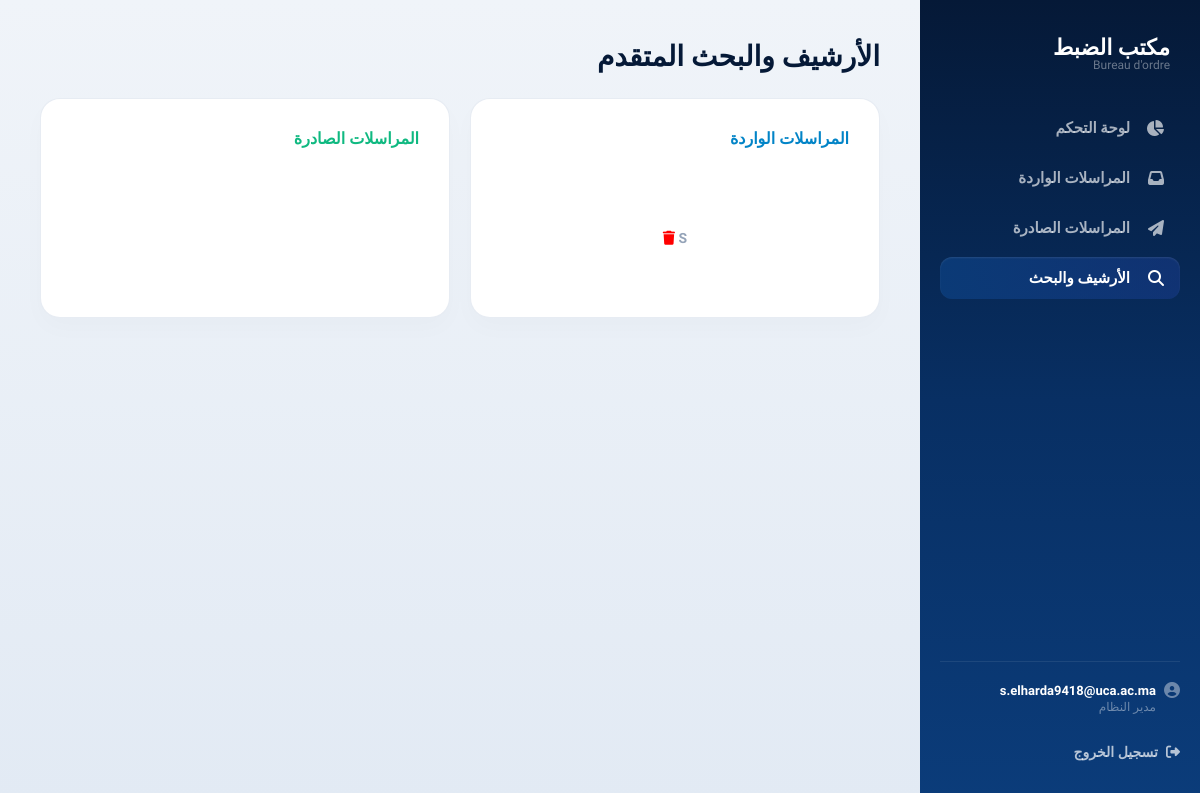
/archive, run on an earlier commit of the app's database.
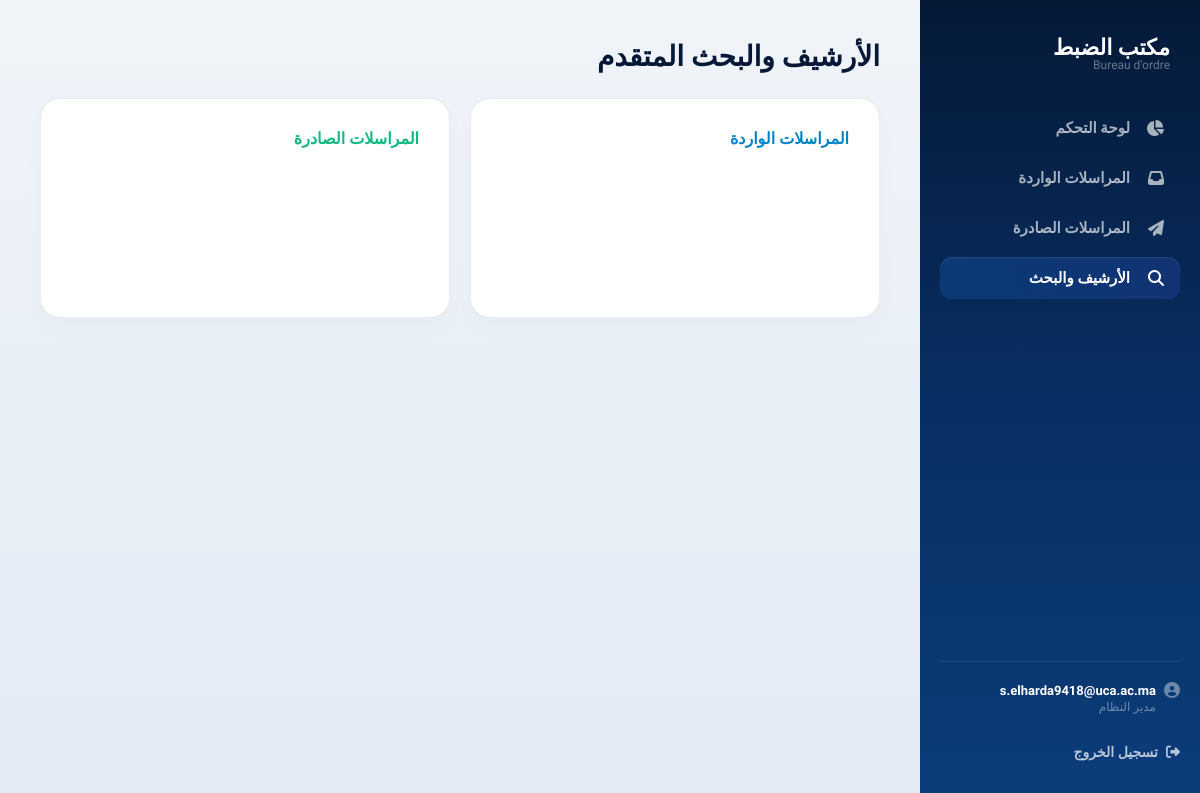
And on a later commit of the database.
### app.py (models this page shows)
class Arrivee(db.Model):
    id = db.Column(db.Integer, primary_key=True)
    expediteur = db.Column(db.String(150), nullable=False)
    sujet = db.Column(db.String(255), nullable=False)
    division = db.Column(db.String(150), nullable=False)
    notes = db.Column(db.Text, nullable=True)
    file_path = db.Column(db.String(255), nullable=True)
    date_created = db.Column(db.DateTime, default=db.func.current_timestamp())

### app.py (the view)
@app.route('/archive')
def archive():
    arrivee_results = Arrivee.query.all()
    depart_results = Depart.query.all()
    return render_template('archive.html', arrivee_results=arrivee_results, depart_results=depart_results)

### templates/archive.html (shortened to what this page needs)
<!DOCTYPE html>
<html lang="ar" dir="rtl">
<head>
    <link rel="stylesheet" href="https://cdnjs.cloudflare.com/ajax/libs/font-awesome/6.5.0/css/all.min.css"/>
    <link rel="stylesheet" href="{{ url_for('static', filename='style.css') }}">
</head>
<body>
    <div class="app">
        <aside class="sidebar">
            <div class="logo">
                <h3>مكتب الضبط</h3>
                <span>Bureau d'ordre</span>
            </div>
            <nav>
                <ul>
                    <li><a href="/dashboard"><i class="fas fa-chart-pie"></i> لوحة التحكم</a></li>
                    <li><a href="/arrivee"><i class="fas fa-inbox"></i> المراسلات الواردة</a></li>
                    <li><a href="/depart"><i class="fas fa-paper-plane"></i> المراسلات الصادرة</a></li>
                    <li class="active"><a href="/archive"><i class="fas fa-search"></i> الأرشيف والبحث</a></li>
                </ul>
            </nav>
            <div class="user-card">
                <p><i class="fas fa-user-circle"></i> s.elharda9418@uca.ac.ma</p>
                <span>مدير النظام</span>
                <button onclick="logout()"><i class="fas fa-sign-out-alt"></i> تسجيل الخروج</button>
            </div>
        </aside>
        <main class="main">
            <header class="top-bar">
                <div class="top-bar-text">
                    <h1>الأرشيف والبحث المتقدم</h1>
                </div>
            </header>
            <div class="archive-results-grid">
                <div class="archive-result-card">
                    <div class="card-result-header incoming-header">
                        <h3>المراسلات الواردة</h3>
                    </div>
                    <div class="card-result-body">
                        {% for courrier in arrivee_results %}
                        <div class="result-item">
                            <span>{{ courrier.sujet }}</span>
                            <a href="#" onclick="deleteItem('/delete_arrivee/{{ courrier.id }}', this)" style="color:red">
                                <i class="fas fa-trash"></i>
                            </a>
                        </div>
                        {% endfor %}
                    </div>
                </div>
                <div class="archive-result-card">
                    <div class="card-result-header outgoing-header">
                        <h3>المراسلات الصادرة</h3>
                    </div>
                    <div class="card-result-body">
                    </div>
                </div>
            </div>
        </main>
    </div>
</body>
</html>

What changed in the data, as far as the page shows it:
removed Arrivee: sujet "S"
